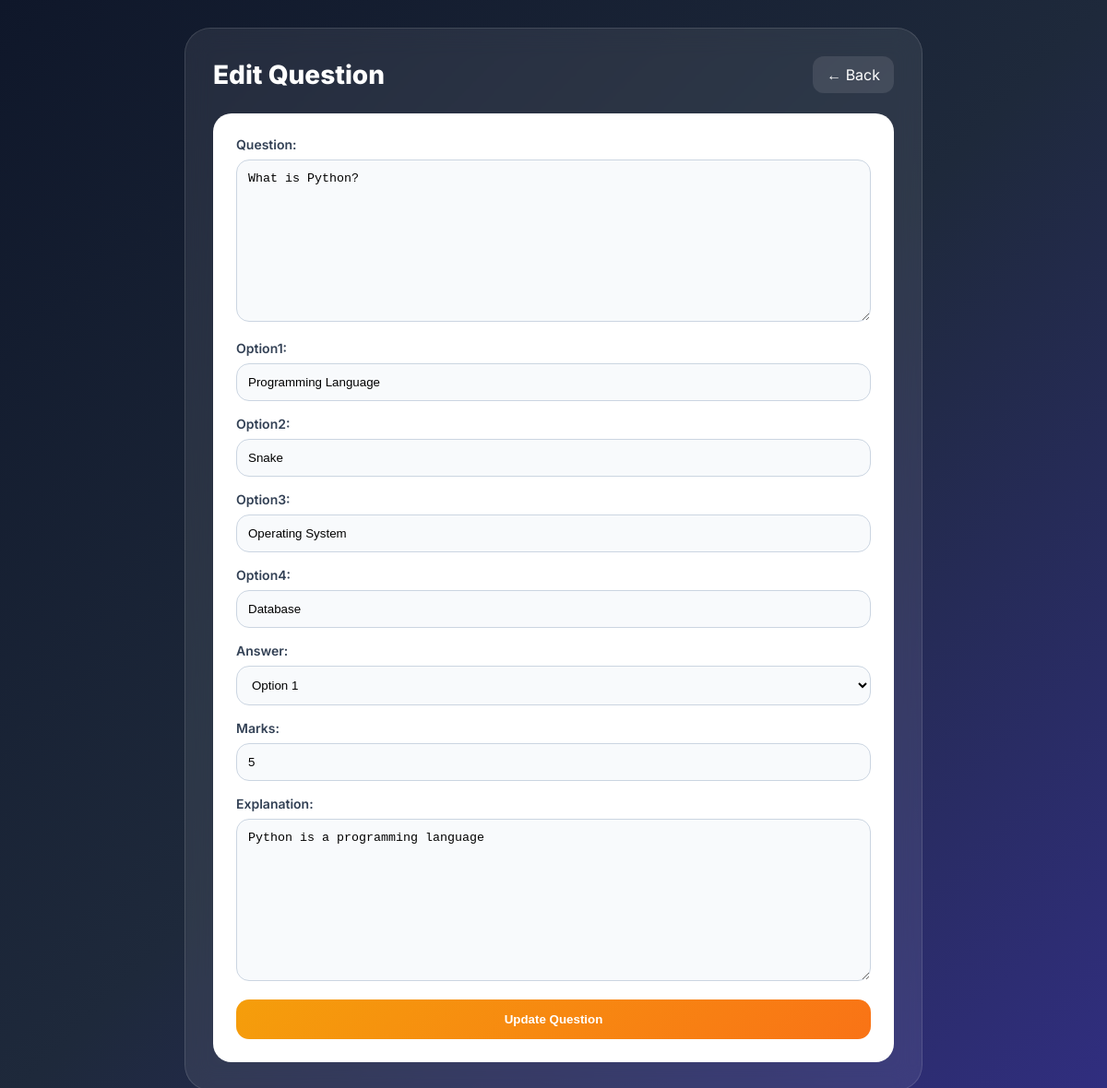
The app's page /edit-question/2/ (signed in) with its own data.
### public_exam/models.py (models this page shows, shortened)
class PublicQuestion(models.Model):
    exam = models.ForeignKey(PublicExam, on_delete=models.CASCADE)
    question = models.TextField()
    option1 = models.CharField(max_length=255)
    option2 = models.CharField(max_length=255)
    option3 = models.CharField(max_length=255)
    option4 = models.CharField(max_length=255)
    answer = models.CharField(max_length=20)
    marks = models.PositiveIntegerField(default=1)
    explanation = models.TextField(blank=True, null=True)

### public_exam/views.py (the view)
# urls.py: path('edit-question/<int:pk>/', views.edit_question, name='edit-question'),
@login_required(login_url='/examiner/login/')
@user_passes_test(is_examiner, login_url='/examiner/login/')
def edit_question(request, pk):
    question = get_object_or_404(PublicQuestion, id=pk)
    if request.method == 'POST':
        form = PublicQuestionForm(request.POST, instance=question)
        if form.is_valid():
            form.save()
            return redirect('add-question', pk=question.exam.id)
    else:
        form = PublicQuestionForm(instance=question)
    return render(request, 'public_exam/edit_question.html', {
        'form': form,
        'question': question
    })

### public_exam/forms.py
class PublicQuestionForm(forms.ModelForm):
    ANSWER_CHOICES = [
        ('option1', 'Option 1'),
        ('option2', 'Option 2'),
        ('option3', 'Option 3'),
        ('option4', 'Option 4'),
    ]
    answer = forms.ChoiceField(choices=ANSWER_CHOICES)
    class Meta:
        model = PublicQuestion
        fields = ['question', 'option1', 'option2', 'option3', 'option4', 'answer', 'marks', 'explanation']

### public_exam/views.py (called while the page is built)
def is_examiner(user):
    return user.groups.filter(name='EXAMINER').exists()

### templates/public_exam/edit_question.html (shortened to what this page needs)
<!DOCTYPE html>
<html lang="en">
<head>
</head>
<body>
<div class="container">
    <div class="top">
        <h2>Edit Question</h2>
        <a href="{% url 'add-question' question.exam.id %}" class="back-btn">← Back</a>
    </div>
    <div class="form-box">
        <form method="POST">
            {{ form.as_p }}
            <button type="submit" class="submit-btn">Update Question</button>
        </form>
    </div>
</div>
</body>
</html>

### templates/public_exam/edit_question.html (style rules this page uses)
* { margin:0;padding:0;box-sizing:border-box; }
body { font-family:'Inter',sans-serif; min-height:100vh; background:linear-gradient(135deg,#0f172a,#1e293b,#312e81); display:flex; align-items:center; justify-content:center; padding:30px 15px; }
.container { width:100%; max-width:800px; background:rgba(255,255,255,0.08); border:1px solid rgba(255,255,255,0.12); border-radius:28px; backdrop-filter:blur(14px); padding:30px; }
.top { display:flex; justify-content:space-between; align-items:center; margin-bottom:22px; }
h2 { color:white; font-size:28px; font-weight:800; }
.back-btn { color:white; text-decoration:none; background:rgba(255,255,255,0.1); padding:10px 15px; border-radius:12px; }
.form-box { background:white; border-radius:20px; padding:25px; }
form p { margin-bottom:16px; }
form label { display:block; margin-bottom:8px; color:#334155; font-size:14px; font-weight:600; }
form input, form textarea, form select { width:100%; padding:12px; border:1px solid #cbd5e1; border-radius:14px; background:#f8fafc; outline:none; }
.submit-btn { width:100%; padding:14px; border:none; border-radius:14px; background:linear-gradient(135deg,#f59e0b,#f97316); color:white; font-weight:800; cursor:pointer; }

### records on screen
PublicQuestion: question "What is Python?", option1 "Programming Language", option2 "Snake", option3 "Operating System", option4 "Database", answer "Option 1", marks "5", explanation "Python is a programming language"
